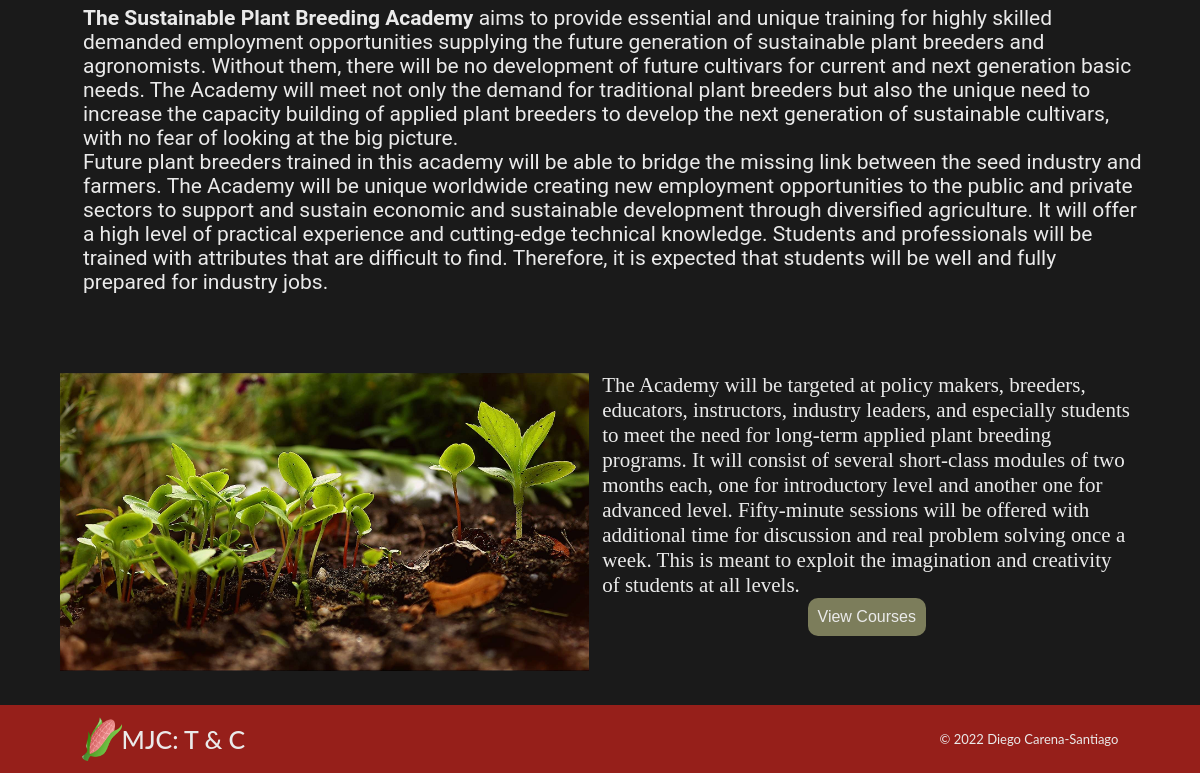
Page /Teaching.php (lower part) on the earlier database version.
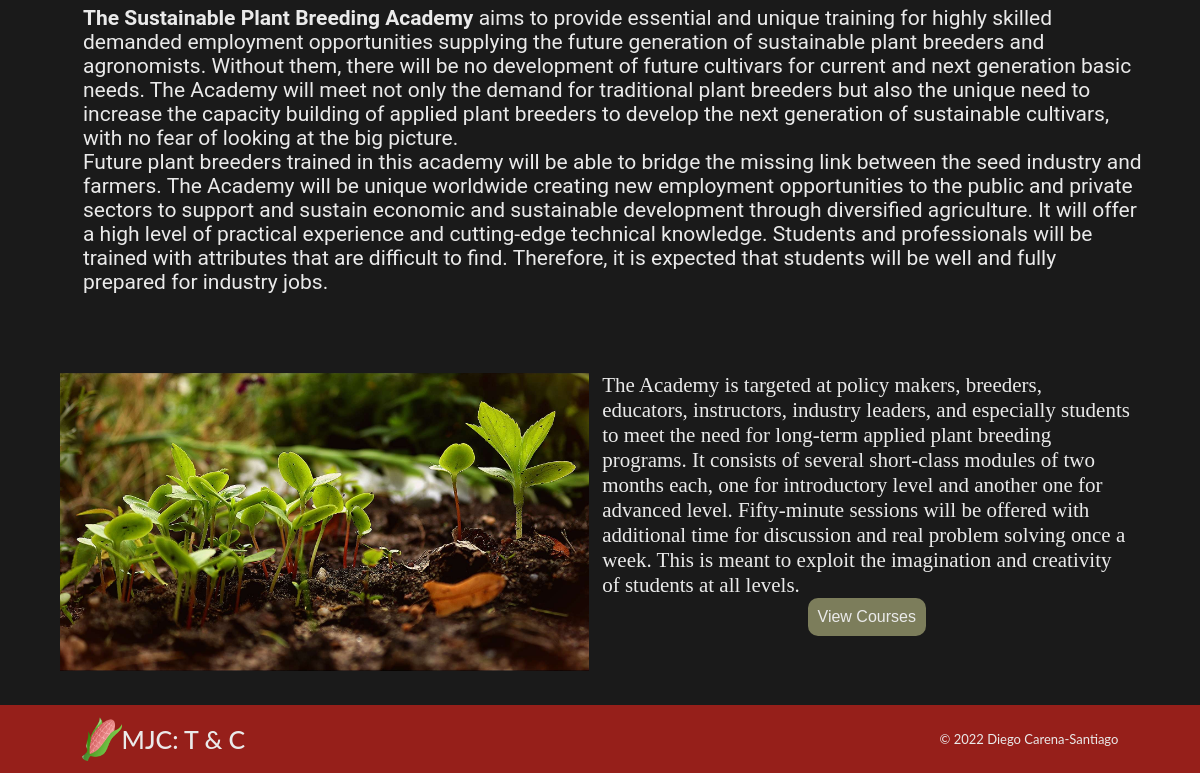
Same page on the later database version.
### tables this page shows
CREATE TABLE `pages` (
  `id` int(11) NOT NULL,
  `pagenum` int(11) NOT NULL,
  `title1` varchar(100) DEFAULT NULL,
  `para1` text DEFAULT NULL,
  `img1` varchar(20) DEFAULT NULL,
  `title2` varchar(100) DEFAULT NULL,
  `para2` text DEFAULT NULL,
  `img2` varchar(20) DEFAULT NULL,
  `title3` varchar(100) DEFAULT NULL,
  `para3` text DEFAULT NULL,
  `para4` text NOT NULL,
  `para5` text NOT NULL,
  `para6` text NOT NULL,
  `para7` text NOT NULL,
  `para8` text NOT NULL,
  `img3` varchar(20) DEFAULT NULL,
  `title4` varchar(100) DEFAULT NULL,
  `reviewtext1` text DEFAULT NULL,
  `reviewtext2` text DEFAULT NULL,
  `reviewtext3` text DEFAULT NULL,
  `reviewtext4` text DEFAULT NULL
);

### Teaching.php (the view, shortened to what this page needs)
<html lang="en">
    <head>
        <link rel="stylesheet" href="css/style.css" />
    </head>
<?php
include 'setup.php';
$sql = "Select title1, para1, img1, para2, img2, para3, para4, para5, para6 from pages where pagenum=4";
$result = $conn->query($sql);
if ($result->num_rows > 0) {
    while ($row = $result->fetch_assoc()) {
        $img2 = $row["img2"];
        $para5 = $row["para5"];
        $para6 = $row["para6"];
    }
} else {
    echo "0 results";
}
?>
    <body>
            <div class="section">
                <div class="col span_3_of_3 span-text">
                    <?php print $para5; ?>
                </div>
            </div>
            <div class="section">
                <div class="col span_2_of_4">
                    <img class="home-img" src="images/<?php print $img2; ?>" alt="photo of growing sprouts">
                </div>
                <div class="col span_2_of_4 span-text">
                    <?php print $para6; ?><br>
                    <center><a href="courses.php"><button class="enrollButtons" >View Courses</button></a></center>
                </div>
            </div>
        <footer>
            <?php include 'components/footer.php'; ?>
        </footer>
    </body>
</html>

Differences in the rows shown:
changed pages: para6 "The Academy will be targeted at policy makers, breeders, educators, instructors, industry leaders, and especially students to meet the need for long-term applied plant breeding programs. It will consist of several short-class modules…" → "The Academy is targeted at policy makers, breeders, educators, instructors, industry leaders, and especially students to meet the need for long-term applied plant breeding programs. It consists of several short-class modules…"
